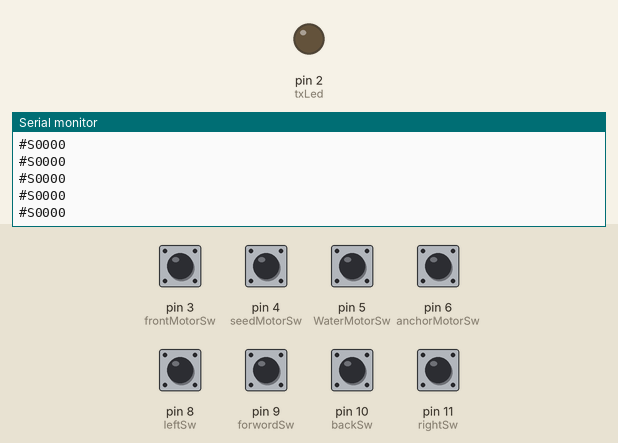
Simulated run of this sketch. Board: Arduino Uno, built with avr-gcc and run on an emulated ATmega328P. On the bench: output pins drawn as LEDs (lit = HIGH), the last lines printed to the serial monitor. The inputs (shaded band) are chosen by the test bench; at power-on: pin 3 (frontMotorSw), pin 4 (seedMotorSw), pin 5 (WaterMotorSw), pin 6 (anchorMotorSw), pin 8 (leftSw), pin 9 (forwordSw), pin 10 (backSw), pin 11 (rightSw) HIGH.

Above: at 1.4 s.
1.5 s: pin 8 (leftSw) pulled LOW for 0.3 s
At 1.88 s:
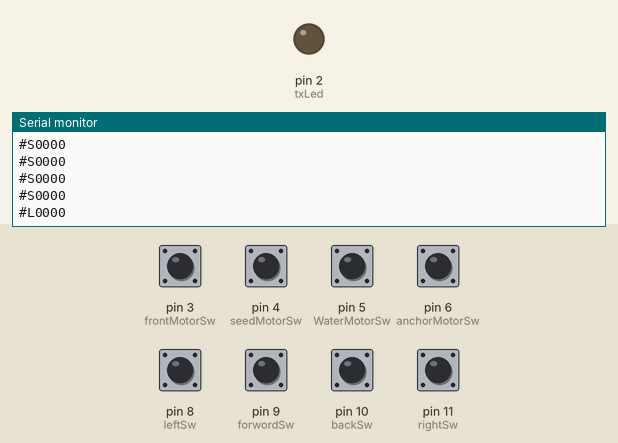
3.3 s: pin 9 (forwordSw) pulled LOW for 0.3 s
At 3.63 s:
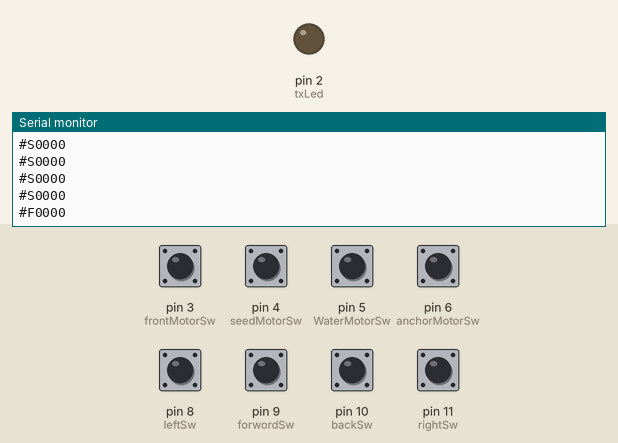
5.1 s: pin 10 (backSw) pulled LOW for 0.3 s
At 5.38 s:
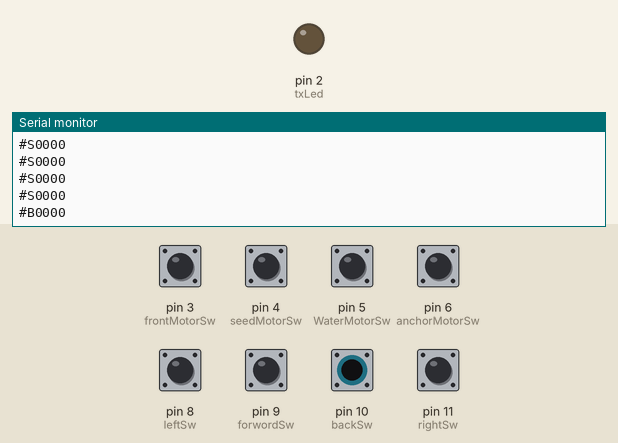
6.9 s: pin 11 (rightSw) pulled LOW for 0.3 s
At 7.13 s:
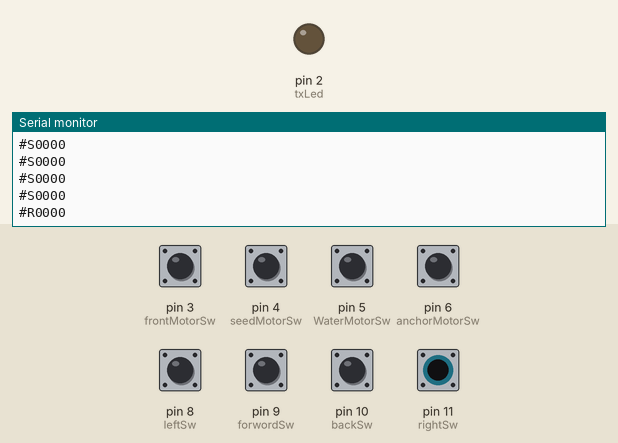

Measured:
- after the input at 1.5 s, the serial monitor: prints a new line after 0.20 s (image 1)
- after the input at 3.3 s, the serial monitor: prints a new line after 0.15 s (image 2)
- after the input at 5.1 s, the serial monitor: prints a new line after 0.10 s (image 3)
- after the input at 6.9 s, the serial monitor: prints a new line after 0.05 s (image 4)

The sketch:

agrobotTXcode.ino
```cpp
#define txLed 2
#define frontMotorSw 3
#define seedMotorSw 4
#define WaterMotorSw 5
#define anchorMotorSw 6

#define leftSw 8
#define forwordSw 9
#define backSw 10
#define rightSw 11


char sw1;
char sw2;
char sw3;
char sw4;
char sw5;
bool swPressed = false;

void setup() {
  delay(200);
  Serial.begin(9600);
  Serial.println("Agricutture Robot Tx");
  pinMode(forwordSw,INPUT_PULLUP);
  pinMode(backSw, INPUT_PULLUP);
  pinMode(leftSw, INPUT_PULLUP);
  pinMode(rightSw, INPUT_PULLUP);
  pinMode(frontMotorSw, INPUT_PULLUP);
  pinMode(seedMotorSw, INPUT_PULLUP);
  pinMode(WaterMotorSw, INPUT_PULLUP);
  pinMode(anchorMotorSw, INPUT_PULLUP);
  pinMode(txLed, OUTPUT);
  digitalWrite(txLed, LOW);


}

void loop() {

  // for vechile wheels

	swPressed = false;

  if (digitalRead(forwordSw) == false){
    sw1 = 'F';
    swPressed = true;
    }

  if (digitalRead(backSw) == false){
  	sw1 = 'B';
  	swPressed = true;
  	}

  if (digitalRead(leftSw) == false){
  	sw1 = 'L';
  	swPressed = 1;
  }

  if (digitalRead(rightSw) == false){
  	sw1 = 'R';
  	swPressed = 1;
  }

  if (swPressed == false){
  	sw1 = 'S';
  }

// for front motot

  if (digitalRead(frontMotorSw) == false){
  	sw2 = '1';
  }else{
  	sw2 = '0';
  }

// for seed motor

	if (digitalRead(seedMotorSw) == false){
		sw3 = '1';
	} else{
		sw3 = '0';
	}

// water motor

	if (digitalRead(WaterMotorSw) == false){
		sw4 = '1';
	}	else{
		sw4 = '0';
	}


// for anchor motor

	if (digitalRead(anchorMotorSw) == false){
		sw5 = '1';
	}	else{
		sw5 = '0';
	}


//send data via bluetooth

	digitalWrite(txLed, HIGH);
	Serial.print("#");
	Serial.print(sw1);
	Serial.print(sw2);
	Serial.print(sw3);
	Serial.print(sw4);
	Serial.print(sw5);
	Serial.println("\r\n");
	digitalWrite(txLed, LOW);

	delay(250);

}
```
